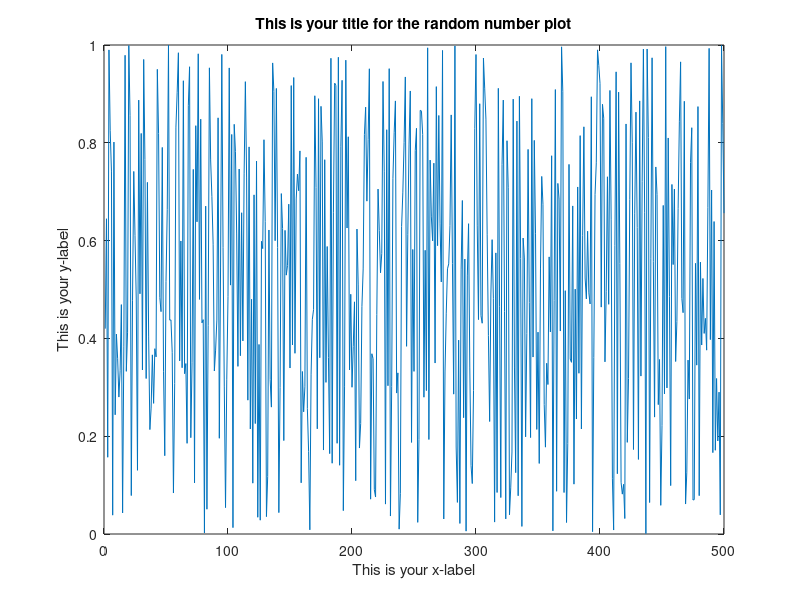
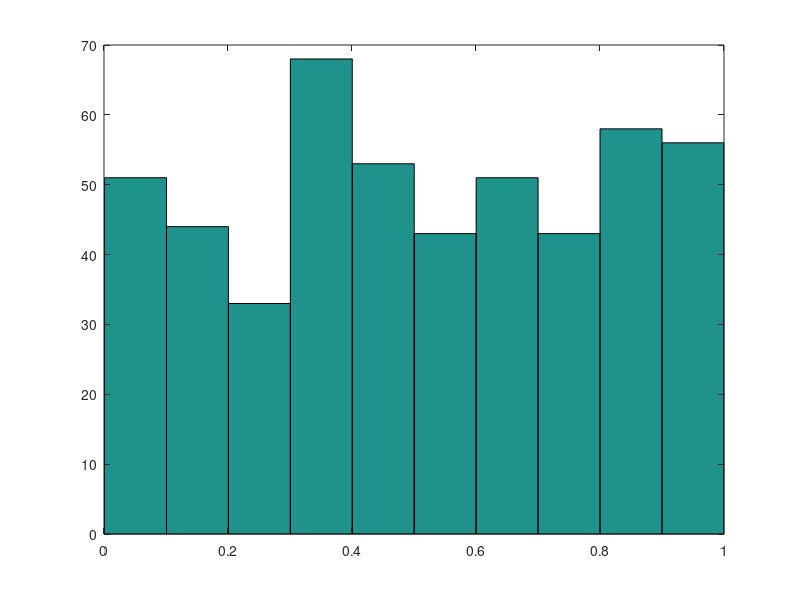

The MATLAB source for these figures, in order: (Note: this script raises an error after producing the figures.)
%%% Matlab Tutorial Script %%%
%%% you can either type the name of this script at the Matlab command line
%%% or click "run" above

%Comments are made using the "%" symbol 
%you can comment multiple lines by hightling and hit "Ctrl + r"
%to uncomment, highlight and hit "Ctrl + t" (Note: different for Macs)

clear all %this clears any variables being stored and is a good idea to have at the beginning of a script

%you can use Matlab as a calculator
%Matlab math syntax examples
5*5
5^2 %these are the same
125/5
5+5; %This answer will not be sent to the command line but rather stored as "ans" variable

%Mat lab's speciality is with matrix calculations
a=[1,2,3,4]; %this creates a column of cells, note ";" surpresses command line output
b=[4;3;2;1]; %this creates a row of cells

c=a*b; %1x4 array multiplied by 4x1 array gives 1x1 answer

%pre allocating will help with computation time when dealing with large
%matrices
d=zeros(100,100,10);

%how to write to command line
disp('milk was a bad choice')


x=rand(500,1); %generates 500 random values from 0-1

%plot it
figure %always start with this call
plot(x) %you can set plot multiple lines and with multiple dimensions
xlabel('This is your x-label') %x-axis label, make sure to use '' to create a string
ylabel('This is your y-label')
title('This is your title for the random number plot')
%to save the image
%print -dpdf random.pdf %this would save as a .pdf image 

%produce a histogram
figure
hist(x)

%basic statistics (click see Examples etc. at top of Command Window for
%examples, videos etc.)
max_value=max(x); %just max(x) will return the maximum value of every column
mean_value=mean(x);
 
%note: apply a function multiple times to matrices greater than 1-d
max_2d=max(max(d)); %finds max each column then finds the max out of those values
%%%


%producing map images (not the greatest)
figure
axesm lambert;
ax=usamap('texas');
latlim=getm(ax,'maplatlimit');
lonlim=getm(ax,'maplonlimit');
states=shaperead('usastatehi','UseGeoCoords',true,'boundingbox',[lonlim',latlim']);
geoshow(ax, states,'facecolor','none')




    
    
